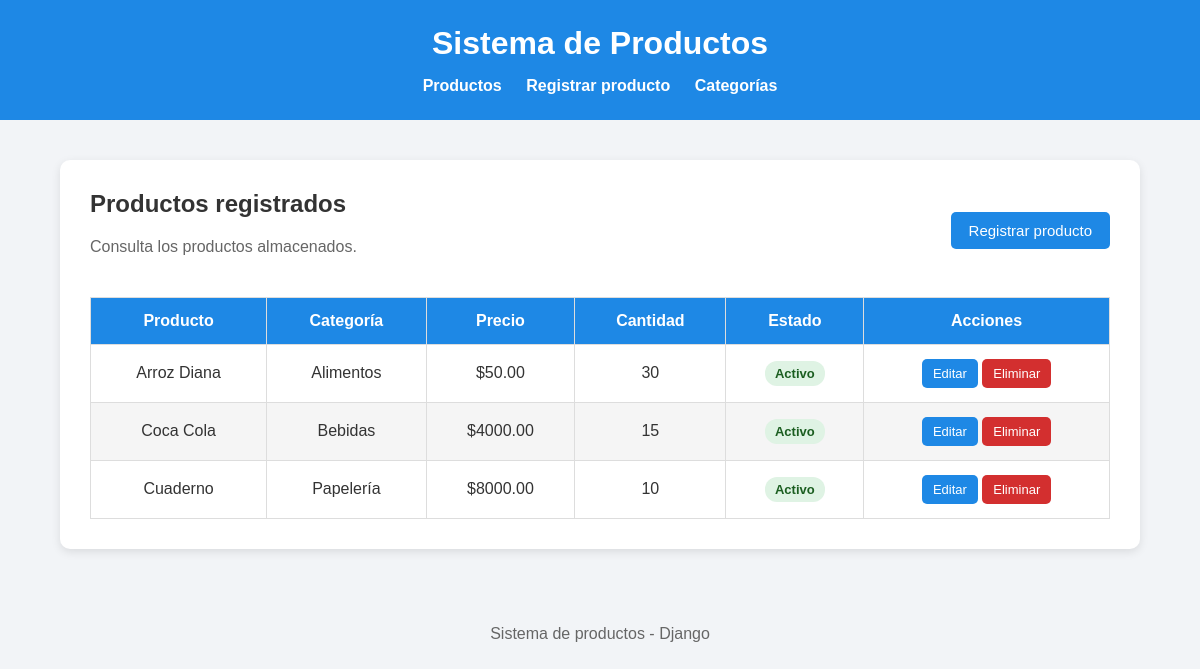
The page / on the database its author committed.
### productos/models.py (models this page shows, shortened)
class Producto(models.Model):
    nombre = models.CharField(max_length=100)
    categoria = models.CharField(max_length=100)
    precio = models.DecimalField(max_digits=10, decimal_places=2)
    cantidad = models.IntegerField()
    estado = models.BooleanField(default=True)

### productos/views.py (the view)
# urls.py: path('', views.lista_productos, name='lista_productos'),
def lista_productos(request):
    productos = Producto.objects.all().order_by('id')
    return render(
        request,
        'lista_productos.html',
        {'productos': productos}
    )

### templates/lista_productos.html (shortened to what this page needs)
{% extends 'base.html' %}
{% block contenido %}
<div class="contenedor">
    <div class="encabezado-seccion">
        <div>
            <h2>Productos registrados</h2>
            <p class="texto-ayuda">Consulta los productos almacenados.</p>
        </div>
        <a href="{% url 'nuevo_producto' %}" class="boton">
            Registrar producto
        </a>
    </div>
    {% if productos %}
        <table>
            <thead>
                <tr>
                    <th>Producto</th>
                    <th>Categoría</th>
                    <th>Precio</th>
                    <th>Cantidad</th>
                    <th>Estado</th>
                    <th>Acciones</th>
                </tr>
            </thead>
            <tbody>
                {% for producto in productos %}
                    <tr>
                        <td>{{ producto.nombre }}</td>
                        <td>{{ producto.categoria }}</td>
                        <td>${{ producto.precio }}</td>
                        <td>{{ producto.cantidad }}</td>
                        <td>
                            {% if producto.estado %}
                                <span class="estado activo">Activo</span>
                            {% else %}
                                <span class="estado inactivo">Inactivo</span>
                            {% endif %}
                        </td>
                        <td class="acciones-tabla">
                            <a href="{% url 'editar_producto' producto.pk %}" class="boton boton-pequeno">
                                Editar
                            </a>
                            <a href="{% url 'eliminar_producto' producto.pk %}" class="boton boton-peligro boton-pequeno">
                                Eliminar
                            </a>
                        </td>
                    </tr>
                {% endfor %}
            </tbody>
        </table>
    {% else %}
        <div class="mensaje">
            <p>Todavía no hay productos registrados.</p>
            <p>Utiliza el botón "Registrar producto" para agregar el primero.</p>
        </div>
    {% endif %}
</div>
{% endblock %}

### templates/base.html (shortened to what this page needs)
<!DOCTYPE html>
<html lang="es">
<head>
</head>
<body>
    <header>
        <h1>Sistema de Productos</h1>
        <nav>
            <a href="{% url 'lista_productos' %}">Productos</a>
            <a href="{% url 'nuevo_producto' %}">Registrar producto</a>
            <a href="{% url 'lista_categorias' %}">Categorías</a>
        </nav>
    </header>
    <main>
        {% block contenido %}
        {% endblock %}
    </main>
    <footer>
        <p>Sistema de productos - Django</p>
    </footer>
</body>
</html>

### templates/base.html (style rules this page uses)
* { box-sizing: border-box; }
body { margin: 0; font-family: Arial, sans-serif; background-color: #f2f4f7; color: #333; }
header { background-color: #1e88e5; color: white; padding: 25px; text-align: center; }
header h1 { margin: 0; }
nav { margin-top: 15px; }
nav a { color: white; text-decoration: none; margin: 0 10px; font-weight: bold; }
.contenedor { width: 90%; max-width: 1100px; margin: 40px auto; background-color: white; padding: 30px; border-radius: 10px; box-shadow: 0 3px 10px rgba(0, 0, 0, 0.1); }
.encabezado-seccion { display: flex; justify-content: space-between; align-items: center; gap: 20px; }
.encabezado-seccion h2 { margin-top: 0; }
.texto-ayuda { color: #666; }
.boton { display: inline-block; background-color: #1e88e5; color: white; padding: 10px 18px; border-radius: 5px; text-decoration: none; border: none; cursor: pointer; font-size: 15px; }
.boton-peligro { background-color: #d32f2f; }
.boton-pequeno { padding: 7px 11px; font-size: 13px; }
table { width: 100%; border-collapse: collapse; margin-top: 25px; }
th { background-color: #1e88e5; color: white; }
th, td { padding: 14px; border: 1px solid #ddd; text-align: center; }
tr:nth-child(even) { background-color: #f5f5f5; }
.acciones-tabla { white-space: nowrap; }
.estado { display: inline-block; padding: 5px 10px; border-radius: 12px; font-size: 13px; font-weight: bold; }
.estado.activo { background-color: #dff3e4; color: #1b5e20; }
footer { text-align: center; padding: 20px; color: #666; }

### rows shown on the page
Producto: nombre "Arroz Diana", categoria "Alimentos", precio "50.00", cantidad "30", estado "Activo"
Producto: nombre "Coca Cola", categoria "Bebidas", precio "4000.00", cantidad "15", estado "Activo"
Producto: nombre "Cuaderno", categoria "Papelería", precio "8000.00", cantidad "10", estado "Activo"
